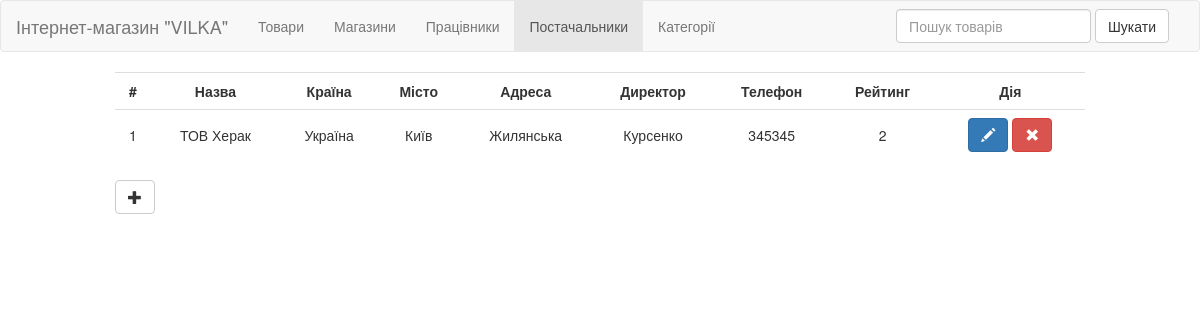
Page /c/dealers on the committed database.
### tables this page shows
CREATE TABLE `c_dealers` (
  `dealers_id` int(11) NOT NULL,
  `title` varchar(100) DEFAULT NULL,
  `country` varchar(100) DEFAULT NULL,
  `city` varchar(50) DEFAULT NULL,
  `address` varchar(100) DEFAULT NULL,
  `ceo` varchar(50) DEFAULT NULL,
  `tel` varchar(15) DEFAULT NULL,
  `rating` float DEFAULT NULL
);

### c/classes/View.php (called while the page is built, shortened)
<?php
class View{
	function generateView($view, $data = array()){
		include(ROOT . 'inc/' . $view . '.php');
	}
}

### c/classes/controllers/DealersController.php (called while the page is built, shortened)
<?php
require_once CLASS_DIR . 'Controller.php';
class DealersController extends Controller{
	public $table = 'c_dealers';
	function actionDealers(){
		$data = $this->model->getData($this->table);
		$this->view->generateView('all_dealers', $data);
	}
}

### c/index.php (called while the page is built, shortened)
<?php
include(ROOT . 'header.php');
Router::start();
include(ROOT . 'footer.php');

### c/classes/Db/Db.php (called while the page is built, shortened)
<?php
class Db extends Production{
	public $link;
	function __construct(){
		$this->link = new mysqli($this->dbHost, $this->userName, $this->UserPass, $this->dbName);
		$this->link->set_charset('utf8mb4');
	}
	public function select($table, $rows = null, $column = null, $val = null){
		$rows != null ? $rows = implode(', ', $rows) : $rows = '*';
		$query = "SELECT $rows FROM $table";
		$stmt = $this->link->prepare($query);
		$stmt->execute();
		$result = $this->fetchAssoc($stmt);
		return $result;
	}
	private function fetchAssoc($stmt){
		$meta = $stmt->result_metadata();
		while($field = $meta->fetch_field()){
			$fields[] = &$row[$field->name];
		}
		call_user_func_array(array($stmt, 'bind_result'), $fields);
		while($stmt->fetch()){
			foreach($row as $key => $value){
				$result_row[$key] = $value;
			}
			$result[] = $result_row;
		}
		return $result;
	}
}

### c/classes/Model.php (called while the page is built, shortened)
<?php
require_once (CLASS_DIR . 'Db/Db.php');
class Model{
	public $db;
	function __construct(){
		$this->db = new Db();
	}
	public function getData($table, $data=null){
		return $this->db->select($table, $data);
	}
}

### c/classes/Controller.php (called while the page is built, shortened)
<?php
require_once CLASS_DIR . 'View.php';
require_once CLASS_DIR . 'Model.php';
class Controller{
	function __construct(){
		$this->model = new Model();
	}
}

### c/inc/all_dealers.php (the view)
<main class="row container-fluid col-md-10 col-md-offset-1">
	<table class="table table-hover text-center">
		<tr>
			<th class="text-center">#</th>
			<th class="text-center">Назва</th>
			<th class="text-center">Країна</th>
			<th class="text-center">Місто</th>
			<th class="text-center">Адреса</th>
			<th class="text-center">Директор</th>
			<th class="text-center">Телефон</th>
			<th class="text-center">Рейтинг</th>
			<th class="text-center">Дія</th>
		</tr>
		<?php
		foreach($data as $row){
			echo '<tr>';
			foreach($row as $value){
				echo "<td>$value</td>";
			}
			echo '<td>
				<a class="btn btn-primary" href="/c/dealers/edit/'; echo $row['dealers_id']; echo '"><span class="glyphicon glyphicon-pencil"></span></a>
				<a class="btn btn-danger" href="/c/dealers/delete/'; echo $row['dealers_id']; echo '"><span class="glyphicon glyphicon-remove"></span></a>
			</td>';
			echo '</tr>';
		}
		?>
	</table>
	<a class="btn btn-default" href="/c/dealers/new"><span class="glyphicon glyphicon-plus"></span></a>
</main>

### c/css/style.css (style rules this page uses)
.table>tbody>tr>td { vertical-align: middle; }

### rows in the picture
c_dealers: dealers_id "1", title "ТОВ Херак", country "Україна", city "Київ", address "Жилянська", ceo "Курсенко", tel "345345", rating "2"
